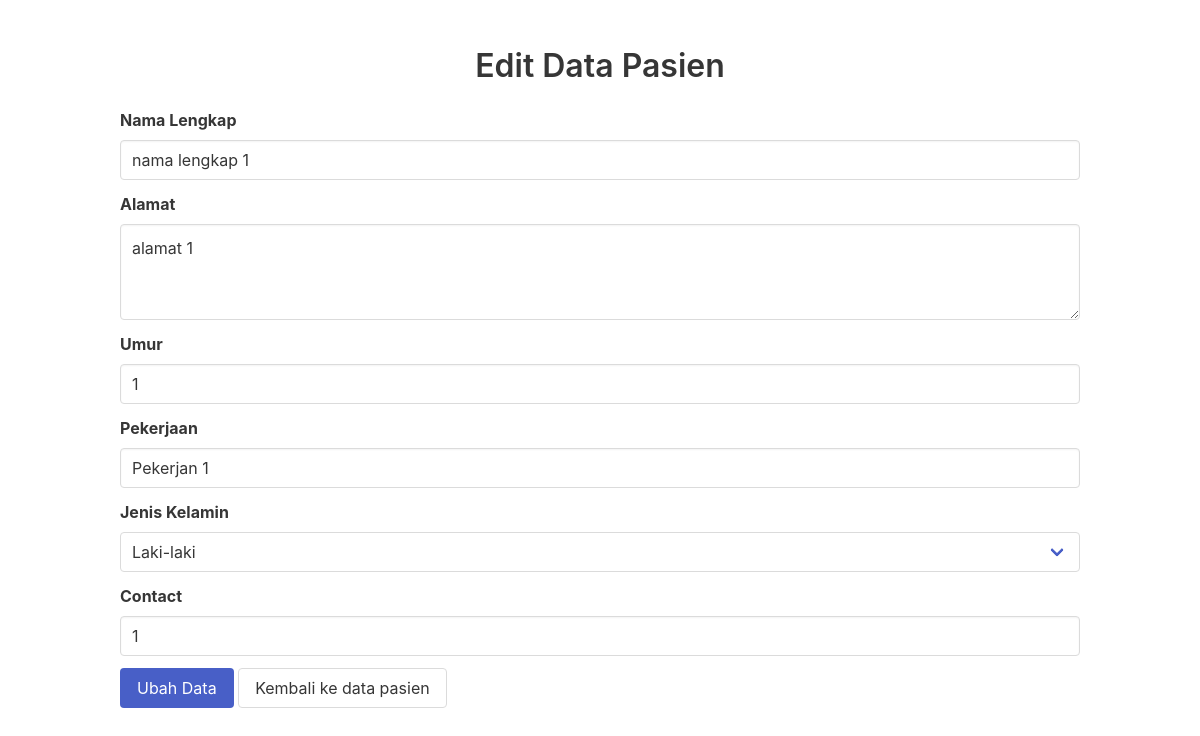
Page /update.php?id=1 on the committed database.
### tables this page shows
CREATE TABLE `tb_pasien` (
  `id` int(11) NOT NULL,
  `namalengkap` varchar(50) NOT NULL,
  `alamat` text NOT NULL,
  `umur` int(5) NOT NULL,
  `pekerjaan` varchar(50) NOT NULL,
  `jeniskelamin` varchar(30) NOT NULL,
  `contact` int(20) NOT NULL
);

### update.php (the view, shortened to what this page needs)
<?php
	require "koneksi.php";
	if ($_GET['id']) {
		$id = $_GET['id'];
		$query = "SELECT * FROM tb_pasien WHERE id = '$id'";
		$getPasien = $conn->query($query);
		$pasien = $getPasien->fetch_assoc();
	}else {
		header('Location: read.php');
	}
?>
<!DOCTYPE html>
<html>
	<head>
		<link rel="stylesheet" type="text/css" href="https://cdn.jsdelivr.net/npm/bulma@0.9.0/css/bulma.css">
	</head>
	<body>
		<section class="section">
		    <div class="container">
		      <h1 class="title has-text-centered">
		        Edit Data Pasien
		      </h1>
  	      	  <form method="POST" action="proses_update.php">
  	      	  	<div class="field">
		      	  	<label class="label">Nama Lengkap</label>
		      		<input name="namalengkap" class="input" type="text" placeholder="Isi nama lengkap pasien" value="<?php echo $pasien['namalengkap']; ?>" required />
  	      	  	</div>
  	      	  	<div class="field">
		      	  	<label class="label">Alamat</label>
		      		<textarea name="alamat" class="textarea" placeholder="Isi alamat pasien" rows="3"><?php echo $pasien['alamat']; ?></textarea>
  	      	  	</div>
  	      	  	<div class="field">
		      	  	<label class="label">Umur</label>
		      		<input name="umur" class="input" type="number" placeholder="Isi Usia Pasien" min="0" max="200" value="<?php echo $pasien['umur']; ?>" />
  	      	  	</div>
  	      	  	<div class="field">
		      	  	<label class="label">Pekerjaan</label>
		      		<input name="pekerjaan" class="input" type="text" placeholder="Isi pekerjaan pasien" value="<?php echo $pasien['pekerjaan']; ?>" />
  	      	  	</div>
  	      	  	<div class="field">
		      	  	<label class="label">Jenis Kelamin</label>
		      		<div class="select is-fullwidth">
					  <select name="jeniskelamin">
					    <option value="laki-laki" <?php if($pasien['jeniskelamin']=="laki-laki") echo 'selected="selected"'; ?> >Laki-laki</option>
					  </select>
					</div>
  	      	  	</div>
  	      	  	<div class="field">
		      	  	<label class="label">Contact</label>
		      		<input name="contact" class="input" type="number" placeholder="628xxxxx" value="<?php echo $pasien['contact']; ?>" />
  	      	  	</div>
  	      	  	<div class="control">
				  <input type="submit" class="button is-link" value="Ubah Data" />
				  <a href="read.php" class="button">Kembali ke data pasien</a>
				</div>
	      	  </form>
		    </div>
  	  	</section>
	</body>
</html>

### rows in the picture
tb_pasien: namalengkap "nama lengkap 1", alamat "alamat 1", umur "1", pekerjaan "Pekerjan 1", jeniskelamin "Laki-laki", contact "1"
